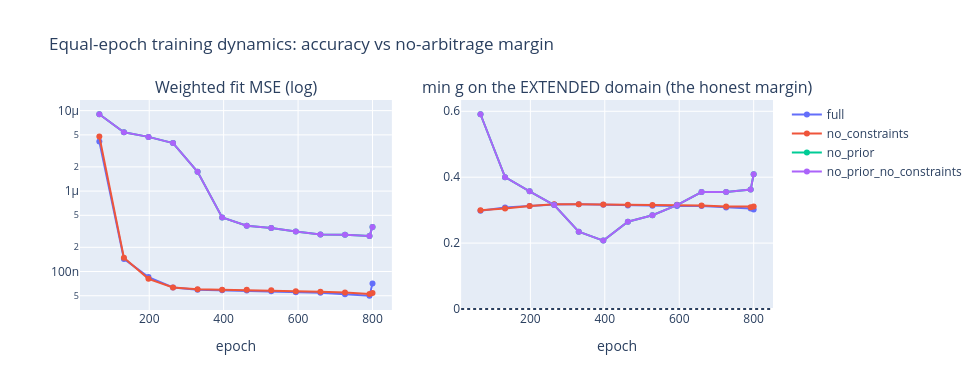

The notebook cell this image was saved under:
### Code cell
# ---------- training dynamics: fit AND the extended-domain arbitrage margin ----------
fig = make_subplots(rows=1, cols=2, subplot_titles=(
    "Weighted fit MSE (log)", "min g on the EXTENDED domain (the honest margin)"))
cols = {"full": "#636efa", "no_constraints": "#ef553b",
        "no_prior": "#00cc96", "no_prior_no_constraints": "#ab63fa"}
for name, col in cols.items():
    L = variants[name]["logs"]
    fig.add_trace(go.Scatter(x=[l["epoch"] for l in L], y=[max(l["fit"], 1e-14) for l in L],
                             name=name, line=dict(color=col)), 1, 1)
    fig.add_trace(go.Scatter(x=[l["epoch"] for l in L], y=[l["min_g_ext"] for l in L],
                             name=name, line=dict(color=col), showlegend=False), 1, 2)
fig.update_yaxes(type="log", row=1, col=1)
fig.add_hline(y=0, line_dash="dot", row=1, col=2)
fig.update_xaxes(title_text="epoch")
fig.update_layout(width=980, height=390,
                  title="Equal-epoch training dynamics: accuracy vs no-arbitrage margin")
fig.show()

### Figure 1 — Plotly figure (JSON) as saved in the notebook; plotly's stock layout.template omitted (floating-point values rounded to 4 significant figures)
{"data": [{"line": {"color": "#636efa"}, "name": "full", "type": "scatter", "x": [66, 132, 198, 264, 330, 396, 462, 528, 594, 660, 726, 792, 800], "xaxis": "x", "y": [4.126e-06, 1.436e-07, 8.524e-08, 6.341e-08, 5.944e-08, 5.848e-08, 5.789e-08, 5.686e-08, 5.527e-08, 5.433e-08, 5.223e-08, 4.999e-08, 7.095e-08], "yaxis": "y"}, {"line": {"color": "#636efa"}, "name": "full", "showlegend": false, "type": "scatter", "x": [66, 132, 198, 264, 330, 396, 462, 528, 594, 660, 726, 792, 800], "xaxis": "x2", "y": [0.2982, 0.3078, 0.3125, 0.3173, 0.3177, 0.3161, 0.3144, 0.313, 0.3129, 0.3124, 0.3078, 0.3052, 0.302], "yaxis": "y2"}, {"line": {"color": "#ef553b"}, "name": "no_constraints", "type": "scatter", "x": [66, 132, 198, 264, 330, 396, 462, 528, 594, 660, 726, 792, 800], "xaxis": "x", "y": [4.773e-06, 1.485e-07, 8.112e-08, 6.331e-08, 6.025e-08, 5.934e-08, 5.921e-08, 5.871e-08, 5.705e-08, 5.622e-08, 5.473e-08, 5.272e-08, 5.416e-08], "yaxis": "y"}, {"line": {"color": "#ef553b"}, "name": "no_constraints", "showlegend": false, "type": "scatter", "x": [66, 132, 198, 264, 330, 396, 462, 528, 594, 660, 726, 792, 800], "xaxis": "x2", "y": [0.2993, 0.3048, 0.3129, 0.3177, 0.3181, 0.3173, 0.3166, 0.3159, 0.3163, 0.3144, 0.3114, 0.3091, 0.3109], "yaxis": "y2"}, {"line": {"color": "#00cc96"}, "name": "no_prior", "type": "scatter", "x": [66, 132, 198, 264, 330, 396, 462, 528, 594, 660, 726, 792, 800], "xaxis": "x", "y": [9.019e-06, 5.387e-06, 4.717e-06, 3.955e-06, 1.735e-06, 4.692e-07, 3.706e-07, 3.485e-07, 3.153e-07, 2.879e-07, 2.875e-07, 2.773e-07, 3.589e-07], "yaxis": "y"}, {"line": {"color": "#00cc96"}, "name": "no_prior", "showlegend": false, "type": "scatter", "x": [66, 132, 198, 264, 330, 396, 462, 528, 594, 660, 726, 792, 800], "xaxis": "x2", "y": [0.591, 0.4002, 0.3572, 0.3155, 0.2346, 0.2076, 0.265, 0.2847, 0.3154, 0.3549, 0.3553, 0.3624, 0.4088], "yaxis": "y2"}, {"line": {"color": "#ab63fa"}, "name": "no_prior_no_constraints", "type": "scatter", "x": [66, 132, 198, 264, 330, 396, 462, 528, 594, 660, 726, 792, 800], "xaxis": "x", "y": [9.019e-06, 5.387e-06, 4.717e-06, 3.955e-06, 1.735e-06, 4.692e-07, 3.706e-07, 3.485e-07, 3.153e-07, 2.879e-07, 2.875e-07, 2.773e-07, 3.589e-07], "yaxis": "y"}, {"line": {"color": "#ab63fa"}, "name": "no_prior_no_constraints", "showlegend": false, "type": "scatter", "x": [66, 132, 198, 264, 330, 396, 462, 528, 594, 660, 726, 792, 800], "xaxis": "x2", "y": [0.591, 0.4002, 0.3572, 0.3155, 0.2346, 0.2076, 0.265, 0.2847, 0.3154, 0.3549, 0.3553, 0.3624, 0.4088], "yaxis": "y2"}], "layout": {"annotations": [{"font": {"size": 16}, "showarrow": false, "text": "Weighted fit MSE (log)", "x": 0.225, "xanchor": "center", "xref": "paper", "y": 1, "yanchor": "bottom", "yref": "paper"}, {"font": {"size": 16}, "showarrow": false, "text": "min g on the EXTENDED domain (the honest margin)", "x": 0.775, "xanchor": "center", "xref": "paper", "y": 1, "yanchor": "bottom", "yref": "paper"}], "height": 390, "shapes": [{"line": {"dash": "dot"}, "type": "line", "x0": 0, "x1": 1, "xref": "x2 domain", "y0": 0, "y1": 0, "yref": "y2"}], "title": {"text": "Equal-epoch training dynamics: accuracy vs no-arbitrage margin"}, "width": 980, "xaxis": {"anchor": "y", "domain": [0, 0.45], "title": {"text": "epoch"}}, "xaxis2": {"anchor": "y2", "domain": [0.55, 1], "title": {"text": "epoch"}}, "yaxis": {"anchor": "x", "domain": [0, 1], "type": "log"}, "yaxis2": {"anchor": "x2", "domain": [0, 1]}}}
